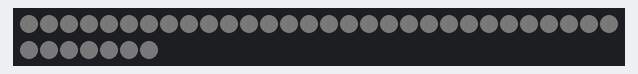
Bench run of a sketch on a simulated Arduino Uno, built with avr-gcc and run on an emulated ATmega328P. Parts: 37 RGB LEDs in strip order, left to right, continuing on the next row. Dim RGB values are drawn brighter than linear.

Above: at 0.1 s.
At 9.1 s:
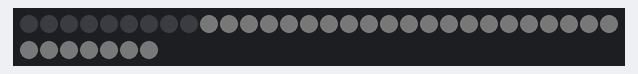
At 18.1 s:
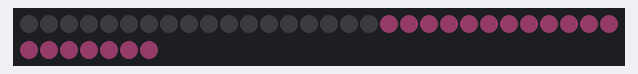
At 24.1 s:
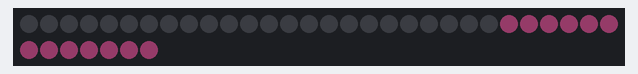
At 27.1 s:
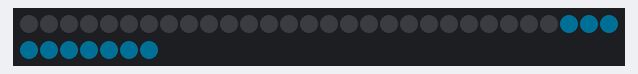
At 36.1 s:
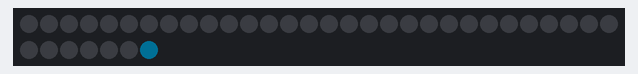

The sketch:

sketch_DENGDENG.ino
```cpp
#include <Adafruit_NeoPixel.h>

// 配置灯带
#define LED_PIN    1          // 数据引脚
#define LED_COUNT  37         // 灯带上的LED数目（根据实际灯带数量调整）

Adafruit_NeoPixel strip(LED_COUNT, LED_PIN, NEO_GRB + NEO_KHZ800);

void setup() {
  strip.begin();            // 初始化灯带
  strip.setBrightness(20);
  strip.show();             // 确保灯带关闭
  strip.fill(strip.Color(0, 0, 0)); // 全部熄灭
}

void loop() {
  countdown();              // 开始倒计时
  delay(10000);             // 倒计时结束后，等待10秒再重新启动（根据需求修改）
}

void countdown() {
  int activeLEDs = LED_COUNT; // 初始点亮所有LED
  int totalLEDs = LED_COUNT;  // 总LED数
  int timePerLED = 1; // 每个LED熄灭的时间（秒）

  // 初始设置为灰色
  for (int i = 0; i < LED_COUNT; i++) {
    strip.setPixelColor(i, strip.Color(32, 32, 32)); // 灰色
  }
  strip.show();

  // 每隔一段时间逐个熄灭
  for (int i = 0; i < totalLEDs; i++) {
    delay(timePerLED * 1000); // 等待每个LED的时间（毫秒）
    strip.setPixelColor(i, 0); // 熄灭当前LED
    activeLEDs--;             // 更新剩余点亮的LED数量

    // 当剩余点亮的LED数量达到三分之二时，变为粉色
    if (activeLEDs == (2 * totalLEDs) / 3) {
      setColorForActiveLEDs(255, 105, 180); // 粉色
    }

    // 当剩余点亮的LED数量达到三分之一时，变为蓝色
    if (activeLEDs == totalLEDs / 3) {
      setColorForActiveLEDs(0, 191, 255); // 蓝色
    }

    strip.show();
  }
}

// 将剩余点亮的LED更改为指定颜色
void setColorForActiveLEDs(int red, int green, int blue) {
  for (int i = 0; i < LED_COUNT; i++) {
    if (strip.getPixelColor(i) != 0) { // 仅改变当前未熄灭的LED颜色
      strip.setPixelColor(i, strip.Color(red, green, blue));
    }
  }
}
```

Measured:
- what the display in image 3 shows lasts 1.0 s, from 24.1 s to 25.1 s
